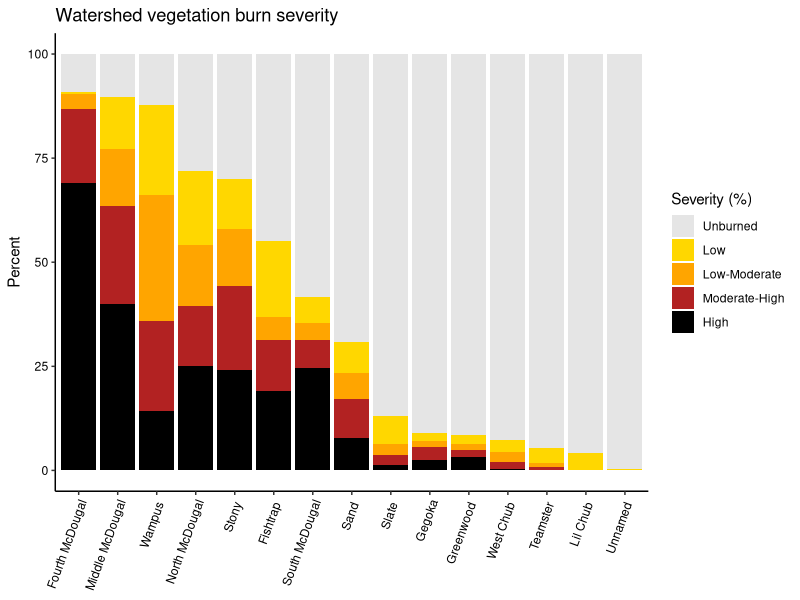

Write the R code that produced this figure. (Note: this script raises an error after producing the figure.)
################### Exploring lake times series data ##########################
# Date: 8-26-22
# updated: 12-1-22; reorder geom bars
# Author: Ian McCullough, immccull@gmail.com
###############################################################################

#### R libraries ####
library(ggplot2)
library(reshape2)
library(dplyr)
library(tidyr)

#### Input data ####
setwd("C:/Users/immcc/Documents/SplashNBurn")

may_june_july <- read.csv("Data/WaterQuality/may_june_july.csv")
ws_burn_severity <- read.csv("Data/BurnSeverity/Ian_calculations/burned_ws_vbs_pct.csv")
ws_soilburn_severity <- read.csv("Data/BurnSeverity/Ian_calculations/burned_ws_sbs_pct.csv")
buffer_burn_severity <- read.csv("Data/BurnSeverity/Ian_calculations/burned_buff100m_vbs_pct.csv")
buffer_soilburn_severity <- read.csv("Data/BurnSeverity/Ian_calculations/burned_buff100m_sbs_pct.csv")

#### Main program ####
# how correlated are % ws burn variables? Seem to be highly so
ws_burn_severity_pct <- ws_burn_severity[,c(1, 12:17)]
ws_burn_severity_pct$total_ws_burn_pct <- rowSums(ws_burn_severity_pct[,c(2:7)])
cor(ws_burn_severity_pct, method='pearson', use='pairwise.complete.obs')
cor(ws_burn_severity_pct, method='spearman', use='pairwise.complete.obs')

# calculate unburned pct
#ws_burn_severity_pct$unburned_pct <- 100-ws_burn_severity_pct$total_ws_burn_pct
# if any slight rounding errors result in negative burned area
#ws_burn_severity_pct$unburned_pct <- ifelse(ws_burn_severity_pct$unburned_pct < 0, 0, ws_burn_severity_pct$unburned_pct)

## prepare for plot
# get names + lagoslakeids only
lakenamesids <- may_june_july[,c('Lagoslakeid','Site','Type')]
lakenamesids <- subset(lakenamesids, Type=='sample')
lakenamesids <- lakenamesids[!duplicated(lakenamesids), ]
lakenamesids <- lakenamesids[,c(1:2)]

ws_burn_severity_pct <- merge(ws_burn_severity_pct, lakenamesids, by.x='lagoslakeid', by.y='Lagoslakeid')
# ERL category is so small...just lump in with unburned
ws_burn_severity_pct$Unburned_pct <- ws_burn_severity_pct$Unburned_pct + ws_burn_severity_pct$ERL_pct
ws_burn_severity_pct_melted <- reshape2::melt(ws_burn_severity_pct[,c(3:7,9)], 
      id.var='Site', variable.name='Severity', value.name='Percent')

ws_burn_severity_pct_melted$Severity <- factor(ws_burn_severity_pct_melted$Severity, levels=c('Unburned_pct','Low_pct',
                                                          'ModerateLow_pct','ModerateHigh_pct','High_pct'))

# get rid of word 'Lake' to make labels smaller
ws_burn_severity_pct_melted$Lake <- gsub(paste('Lake',collapse='|'),"",ws_burn_severity_pct_melted$Site)
ws_burn_severity_pct_melted$LakeFac <- as.factor(ws_burn_severity_pct_melted$Lake)
ws_burn_severity_pct_melted$LakeFac <- factor(ws_burn_severity_pct_melted$Lake, levels=c("Fourth McDougal","Middle McDougal","Wampus ","North McDougal",
                                                             "Stony ","Fishtrap ","South McDougal","Sand ","Slate "," Gegoka",
                                                             "Greenwood ","West Chub ","Teamster ","Lil Chub ","Unnamed "))

jpeg('Figures/BurnSeverity_byLake.jpeg',width = 7,height = 5,units = 'in',res=600)
ggplot(ws_burn_severity_pct_melted, aes(fill=Severity, y=Percent, x=LakeFac)) + 
  geom_bar(position="stack", stat="identity")+
  theme_classic()+
  theme(axis.text.x=element_text(angle=70, vjust=1, hjust=1, color='black'),
        axis.text.y=element_text(color='black'),
        axis.title.x.bottom=element_blank())+
  scale_fill_manual(values=c('gray90','gold','orange','firebrick','black'), 
                    labels=c('Unburned','Low','Low-Moderate','Moderate-High','High'),
                    'Severity (%)')+
  ggtitle('Watershed vegetation burn severity')
dev.off()

ggplot(melted, aes(x = factor(c, levels=c("C_2", "C_4", "C_8", "C_16")), y = value)) + 
  geom_bar(stat="identity", width = 0.3) + 
  geom_hline(yintercept  = 33)

### watershed soil burn severity ###
# how correlated are % ws soilburn variables? Seem to be highly so
ws_soilburn_severity_pct <- ws_soilburn_severity[,c(1,11:15)]
ws_soilburn_severity_pct$total_ws_soilburn_pct <- rowSums(ws_soilburn_severity_pct[,c(2:6)])
cor(ws_soilburn_severity_pct, method='pearson', use='pairwise.complete.obs')
cor(ws_soilburn_severity_pct, method='spearman', use='pairwise.complete.obs')

# calculate unburned pct; no longer needed
#ws_soilburn_severity_pct$unburned_pct <- 100-ws_soilburn_severity_pct$total_ws_soilburn_pct
# if any slight rounding errors result in negative soilburned area
#ws_soilburn_severity_pct$unburned_pct <- ifelse(ws_soilburn_severity_pct$unburned_pct < 0, 0, ws_soilburn_severity_pct$unburned_pct)

## prepare for plot
ws_soilburn_severity_pct <- merge(ws_soilburn_severity_pct, lakenamesids, by.x='lagoslakeid', by.y='Lagoslakeid')
ws_soilburn_severity_pct_melted <- reshape2::melt(ws_soilburn_severity_pct[,c(2:6,8)], 
                                                  id.var='Site', variable.name='Severity', value.name='Percent')

ws_soilburn_severity_pct_melted$Severity <- factor(ws_soilburn_severity_pct_melted$Severity, levels=c('unburned_pct','unburned_low_pct','low_pct',
                                                                                                      'moderate_pct','high_pct'))

# get rid of word 'Lake' to make labels smaller
ws_soilburn_severity_pct_melted$Lake <- gsub(paste('Lake',collapse='|'),"",ws_soilburn_severity_pct_melted$Site)

jpeg('Figures/soilburnSeverity_byLake.jpeg',width = 7,height = 5,units = 'in',res=600)
ggplot(ws_soilburn_severity_pct_melted, aes(fill=Severity, y=Percent, x=Lake)) + 
  geom_bar(position="stack", stat="identity")+
  theme_classic()+
  theme(axis.text.x=element_text(angle=90, vjust=0.5, hjust=1, color='black'),
        axis.text.y=element_text(color='black'))+
  scale_fill_manual(values=c('gray90','gold','orange','firebrick','black'), 
                    labels=c('Unburned','Unburned-Low','Low','Moderate','High'),
                    'Severity (%)')+
  ggtitle('Watershed soil burn severity')
dev.off()

### shoreline buffers ###
## vegetation burn severity
# how correlated are % buffer burn variables? Seem to be highly so
buffer_burn_severity_pct <- buffer_burn_severity[,c(1,8:12)]
buffer_burn_severity_pct$total_buffer_burn_pct <- rowSums(buffer_burn_severity_pct[,c(2:6)], na.rm=T)
cor(buffer_burn_severity_pct, method='pearson', use='pairwise.complete.obs')
cor(buffer_burn_severity_pct, method='spearman', use='pairwise.complete.obs')

# calculate unburned pct
#buffer_burn_severity_pct$unburned_pct <- 100-buffer_burn_severity_pct$total_buffer_burn_pct
# if any slight rounding errors result in negative burned area
#buffer_burn_severity_pct$unburned_pct <- ifelse(buffer_burn_severity_pct$unburned_pct < 0, 0, buffer_burn_severity_pct$unburned_pct)

## prepare for plot
buffer_burn_severity_pct <- merge(buffer_burn_severity_pct, lakenamesids, by.x='lagoslakeid', by.y='Lagoslakeid')
buffer_burn_severity_pct <- tidyr::replace_na(buffer_burn_severity_pct, list(Unburned_pct=100)) #replace Unburned NAs as 100 (i.e., everything not captured assumed to be unburned)
buffer_burn_severity_pct_melted <- reshape2::melt(buffer_burn_severity_pct[,c(2:6,8)], 
                                                  id.var='Site', variable.name='Severity', value.name='Percent')

buffer_burn_severity_pct_melted$Severity <- factor(buffer_burn_severity_pct_melted$Severity, levels=c('Unburned_pct','Low_pct',
                                                                                                      'ModerateLow_pct','ModerateHigh_pct','High_pct'))

# get rid of word 'Lake' to make labels smaller
buffer_burn_severity_pct_melted$Lake <- gsub(paste('Lake',collapse='|'),"",buffer_burn_severity_pct_melted$Site)

jpeg('Figures/BurnSeverity_buffer_byLake.jpeg',width = 7,height = 5,units = 'in',res=600)
ggplot(buffer_burn_severity_pct_melted, aes(fill=Severity, y=Percent, x=Lake)) + 
  geom_bar(position="stack", stat="identity")+
  theme_classic()+
  theme(axis.text.x=element_text(angle=90, vjust=0.5, hjust=1, color='black'),
        axis.text.y=element_text(color='black'))+
  scale_fill_manual(values=c('gray90','gold','orange','firebrick','black'), 
                    labels=c('Unburned','Low','Low-Moderate','Moderate-High','High'),
                    'Severity (%)')+
  ggtitle('Vegetation burn severity (100m shoreline buffer)')
dev.off()

## soil burn severity 100m buffer
# how correlated are % buffer soilburn variables? Seem to be highly so
buffer_soilburn_severity_pct <- buffer_soilburn_severity[,c(1,8:12)]
buffer_soilburn_severity_pct$total_buffer_soilburn_pct <- rowSums(buffer_soilburn_severity_pct[,c(2:6)])
cor(buffer_soilburn_severity_pct, method='pearson', use='pairwise.complete.obs')
cor(buffer_soilburn_severity_pct, method='spearman', use='pairwise.complete.obs')

# calculate unburned pct; no longer needed
#buffer_soilburn_severity_pct$unburned_pct <- 100-buffer_soilburn_severity_pct$total_buffer_soilburn_pct
# if any slight rounding errors result in negative soilburned area
#buffer_soilburn_severity_pct$unburned_pct <- ifelse(buffer_soilburn_severity_pct$unburned_pct < 0, 0, buffer_soilburn_severity_pct$unburned_pct)

## prepare for plot
buffer_soilburn_severity_pct <- merge(buffer_soilburn_severity_pct, lakenamesids, by.x='lagoslakeid', by.y='Lagoslakeid')
buffer_soilburn_severity_pct_melted <- reshape2::melt(buffer_soilburn_severity_pct[,c(2:6,8)], 
                                                      id.var='Site', variable.name='Severity', value.name='Percent')

buffer_soilburn_severity_pct_melted$Severity <- factor(buffer_soilburn_severity_pct_melted$Severity, levels=c('unburned_pct','unburned_low_pct','low_pct',
                                                                                                              'moderate_pct','high_pct'))

# get rid of word 'Lake' to make labels smaller
buffer_soilburn_severity_pct_melted$Lake <- gsub(paste('Lake',collapse='|'),"",buffer_soilburn_severity_pct_melted$Site)

jpeg('Figures/soilburnSeverity_buffer_byLake.jpeg',width = 7,height = 5,units = 'in',res=600)
ggplot(buffer_soilburn_severity_pct_melted, aes(fill=Severity, y=Percent, x=Lake)) + 
  geom_bar(position="stack", stat="identity")+
  theme_classic()+
  theme(axis.text.x=element_text(angle=90, vjust=0.5, hjust=1, color='black'),
        axis.text.y=element_text(color='black'))+
  scale_fill_manual(values=c('gray90','gold','orange','firebrick','black'), 
                    labels=c('Unburned','Unburned-Low','Low','Moderate','High'),
                    'Severity (%)')+
  ggtitle('100m lake buffer soil burn severity')
dev.off()


### how correlated are vegetation and soil burn severity? ###
# for now, analyzing watershed only (more data points)
veg_soil_severity <- merge(ws_burn_severity_pct, ws_soilburn_severity_pct, by='lagoslakeid')[,c(1:13)]
names(veg_soil_severity) <- c('lagoslakeid','veg_low_severity_pct','veg_moderate_low_severity_pct','veg_moderate_high_severity_pct',
                             'veg_high_severity_pct','veg_total_ws_burn_pct','veg_unburned_pct','Site',
                             'soil_low_severity_pct','soil_moderate_severity_pct','soil_high_severity_pct','soil_total_ws_burn_pct','soil_unburned_pct')
cor(veg_soil_severity[,c(2:7,9:13)], method='pearson', use='pairwise.complete.obs')
